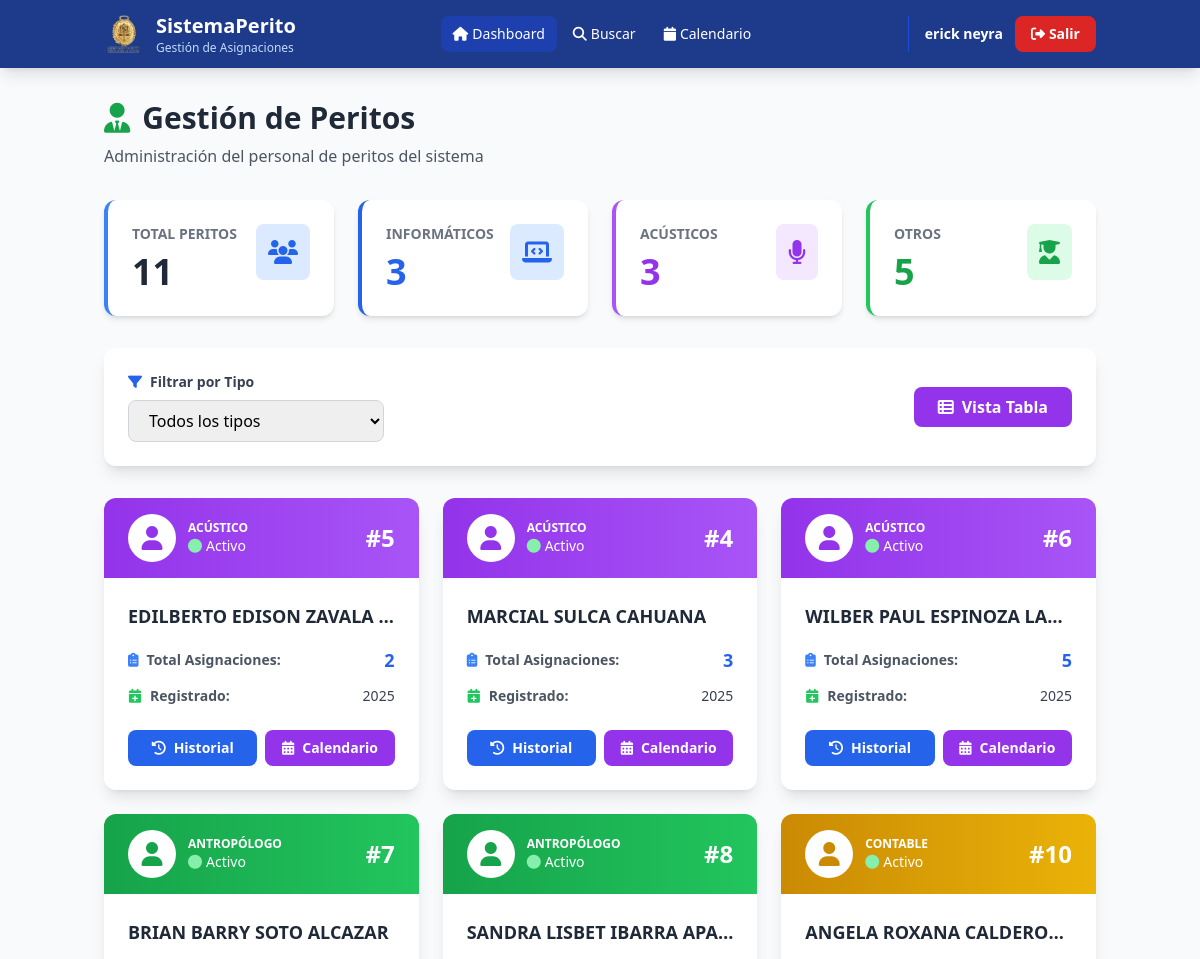
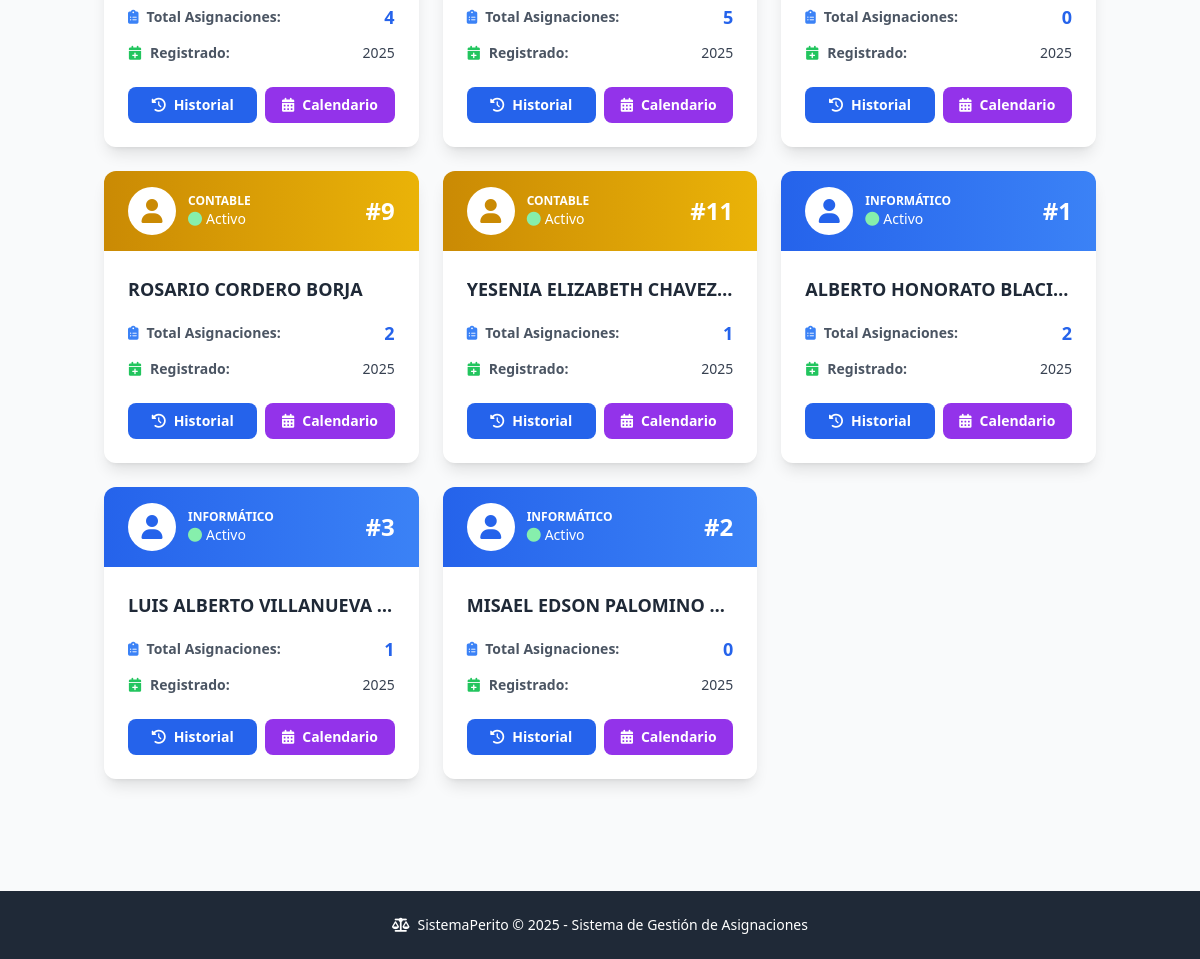
The page /peritos (signed in) on the database its author committed (2 pictures, top to bottom).
### tables this page shows
CREATE TABLE peritos (
            id INTEGER PRIMARY KEY AUTOINCREMENT,
            nombre_completo TEXT NOT NULL,
            tipo TEXT NOT NULL,
            estado TEXT DEFAULT 'Activo',
            fecha_creacion TIMESTAMP DEFAULT CURRENT_TIMESTAMP
        );

### app.py (the view)
@app.route('/peritos')
@login_required  # ← AGREGAR
def peritos():
    conn = sqlite3.connect('database.db')
    cursor = conn.cursor()
    cursor.execute('SELECT * FROM peritos ORDER BY tipo, nombre_completo')
    peritos_list = []
    for row in cursor.fetchall():
        cursor.execute('SELECT COUNT(*) FROM asignaciones WHERE perito_id = ?', (row[0],))
        total_asignaciones = cursor.fetchone()[0]
        peritos_list.append({
            'id': row[0],
            'nombre': row[1],
            'tipo': row[2],
            'estado': row[3],
            'total_asignaciones': total_asignaciones
        })
    conn.close()
    return render_template('core/peritos.html', peritos=peritos_list)

### app.py (called while the page is built)
def login_required(f):
    @wraps(f)
    def decorated_function(*args, **kwargs):
        if 'usuario_id' not in session:
            return redirect(url_for('login'))
        return f(*args, **kwargs)
    return decorated_function

### templates/core/peritos.html (shortened to what this page needs)
<!DOCTYPE html>
<html lang="es">
<head>
    <script src="https://cdn.tailwindcss.com"></script>
    <link rel="stylesheet" href="https://cdnjs.cloudflare.com/ajax/libs/font-awesome/6.4.0/css/all.min.css">
</head>
<body class="bg-gray-50">
    <nav class="bg-blue-900 text-white shadow-lg">
        <div class="container mx-auto px-4">
            <div class="flex justify-between items-center py-3">
                <div class="flex items-center space-x-3">
                    <img src="{{ url_for('static', filename='imagenes/logompo.png') }}" alt="Logo" class="w-10 h-10 object-contain">
                    <div class="hidden md:block">
                        <h1 class="text-xl font-bold">SistemaPerito</h1>
                        <p class="text-xs text-blue-200">Gestión de Asignaciones</p>
                    </div>
                </div>
                <div class="flex items-center space-x-1">
                    <a href="/" class="px-3 py-2 bg-blue-800 rounded-lg hover:bg-blue-700 transition text-sm">
                        <i class="fas fa-home mr-1"></i>Dashboard
                    </a>
                    <a href="/buscar" class="px-3 py-2 rounded-lg hover:bg-blue-800 transition text-sm">
                        <i class="fas fa-search mr-1"></i>Buscar
                    </a>
                    <a href="/calendario" class="px-3 py-2 rounded-lg hover:bg-blue-800 transition text-sm">
                        <i class="fas fa-calendar mr-1"></i>Calendario
                    </a>
                </div>
                <div class="flex items-center space-x-3 border-l border-blue-700 pl-4">
                    <div class="text-right hidden md:block">
                        <p class="text-sm font-semibold">{{ session.nombre_completo or session.usuario }}</p>
                    </div>
                    <a href="/logout" class="px-4 py-2 bg-red-600 rounded-lg hover:bg-red-700 transition text-sm font-semibold">
                        <i class="fas fa-sign-out-alt mr-1"></i>Salir
                    </a>
                </div>
            </div>
        </div>
    </nav>
    <div class="container mx-auto px-4 py-8">
        <div class="mb-8 fade-in">
            <h2 class="text-3xl font-bold text-gray-800 mb-2">
                <i class="fas fa-user-tie text-green-600 mr-3"></i>Gestión de Peritos
            </h2>
            <p class="text-gray-600">Administración del personal de peritos del sistema</p>
        </div>
        <div class="grid grid-cols-1 md:grid-cols-4 gap-6 mb-8">
            <div class="bg-white rounded-xl shadow-md p-6 border-l-4 border-blue-500 fade-in">
                <div class="flex justify-between items-start">
                    <div>
                        <p class="text-gray-500 text-sm font-semibold uppercase">Total Peritos</p>
                        <p class="text-4xl font-bold text-gray-800 mt-2" id="totalPeritos">{{ peritos|length }}</p>
                    </div>
                    <div class="bg-blue-100 p-3 rounded-lg">
                        <i class="fas fa-users text-2xl text-blue-600"></i>
                    </div>
                </div>
            </div>
            <div class="bg-white rounded-xl shadow-md p-6 border-l-4 border-blue-600 fade-in" style="animation-delay: 0.1s">
                <div class="flex justify-between items-start">
                    <div>
                        <p class="text-gray-500 text-sm font-semibold uppercase">Informáticos</p>
                        <p class="text-4xl font-bold text-blue-600 mt-2" id="totalInformaticos">0</p>
                    </div>
                    <div class="bg-blue-100 p-3 rounded-lg">
                        <i class="fas fa-laptop-code text-2xl text-blue-600"></i>
                    </div>
                </div>
            </div>
            <div class="bg-white rounded-xl shadow-md p-6 border-l-4 border-purple-500 fade-in" style="animation-delay: 0.2s">
                <div class="flex justify-between items-start">
                    <div>
                        <p class="text-gray-500 text-sm font-semibold uppercase">Acústicos</p>
                        <p class="text-4xl font-bold text-purple-600 mt-2" id="totalAcusticos">0</p>
                    </div>
                    <div class="bg-purple-100 p-3 rounded-lg">
                        <i class="fas fa-microphone text-2xl text-purple-600"></i>
                    </div>
                </div>
            </div>
            <div class="bg-white rounded-xl shadow-md p-6 border-l-4 border-green-500 fade-in" style="animation-delay: 0.3s">
                <div class="flex justify-between items-start">
                    <div>
                        <p class="text-gray-500 text-sm font-semibold uppercase">Otros</p>
                        <p class="text-4xl font-bold text-green-600 mt-2" id="totalOtros">0</p>
                    </div>
                    <div class="bg-green-100 p-3 rounded-lg">
                        <i class="fas fa-user-graduate text-2xl text-green-600"></i>
                    </div>
                </div>
            </div>
        </div>
        <div class="bg-white rounded-xl shadow-lg p-6 mb-8 fade-in">
            <div class="flex flex-col md:flex-row justify-between items-start md:items-center space-y-4 md:space-y-0">
                <div class="flex-1 w-full md:w-auto">
                    <label class="block text-sm font-semibold text-gray-700 mb-2">
                        <i class="fas fa-filter text-blue-600 mr-2"></i>Filtrar por Tipo
                    </label>
                    <select id="filtroTipo"
                            onchange="filtrarPeritos()"
                            class="w-full md:w-64 px-4 py-2 border border-gray-300 rounded-lg focus:ring-2 focus:ring-blue-500 transition">
                        <option value="">Todos los tipos</option>
                    </select>
                </div>
                <div class="flex space-x-3">
                    <button onclick="toggleVista()"
                            id="btnVista"
                            class="px-6 py-2 bg-purple-600 text-white font-semibold rounded-lg hover:bg-purple-700 transition">
                        <i class="fas fa-th-list mr-2"></i>Vista Tabla
                    </button>
                </div>
            </div>
        </div>
        <div id="vistaCards" class="grid grid-cols-1 md:grid-cols-2 lg:grid-cols-3 gap-6 mb-8">
            {% for perito in peritos %}
            <div class="perito-card bg-white rounded-xl shadow-lg overflow-hidden fade-in perito-item"
                 data-tipo="{{ perito.tipo }}"
                 style="animation-delay: {{ loop.index * 0.05 }}s">
                <div class="bg-gradient-to-r
                    {% if perito.tipo == 'Informático' %}from-blue-600 to-blue-500
                    {% elif perito.tipo == 'Acústico' %}from-purple-600 to-purple-500
                    {% elif perito.tipo == 'Antropólogo' %}from-green-600 to-green-500
                    {% else %}from-yellow-600 to-yellow-500{% endif %}
                    px-6 py-4">
                    <div class="flex items-center justify-between">
                        <div class="flex items-center space-x-3">
                            <div class="w-12 h-12 bg-white rounded-full flex items-center justify-center">
                                <i class="fas fa-user text-2xl
                                    {% if perito.tipo == 'Informático' %}text-blue-600
                                    {% elif perito.tipo == 'Acústico' %}text-purple-600
                                    {% elif perito.tipo == 'Antropólogo' %}text-green-600
                                    {% else %}text-yellow-600{% endif %}"></i>
                            </div>
                            <div>
                                <p class="text-white text-xs font-semibold uppercase">{{ perito.tipo }}</p>
                                <p class="text-white text-sm">
                                    {% if perito.estado == 'Activo' %}
                                        <i class="fas fa-circle text-green-300 mr-1"></i>Activo
                                    {% else %}
                                        <i class="fas fa-circle text-red-300 mr-1"></i>Inactivo
                                    {% endif %}
                                </p>
                            </div>
                        </div>
                        <div class="text-white text-2xl font-bold">
                            #{{ perito.id }}
                        </div>
                    </div>
                </div>
                <div class="p-6">
                    <h3 class="text-lg font-bold text-gray-800 mb-4 truncate" title="{{ perito.nombre }}">
                        {{ perito.nombre }}
                    </h3>
                    <div class="space-y-3">
                        <div class="flex justify-between items-center">
                            <span class="text-sm text-gray-600 font-semibold">
                                <i class="fas fa-clipboard-list text-blue-500 mr-2"></i>Total Asignaciones:
                            </span>
                            <span class="text-lg font-bold text-blue-600">{{ perito.total_asignaciones }}</span>
                        </div>
                        <div class="flex justify-between items-center">
                            <span class="text-sm text-gray-600 font-semibold">
                                <i class="fas fa-calendar-plus text-green-500 mr-2"></i>Registrado:
                            </span>
                            <span class="text-sm text-gray-700">{{ perito.fecha_creacion or '2025' }}</span>
                        </div>
                    </div>
                    <div class="mt-6 flex space-x-2">
                        <button onclick="verHistorial({{ perito.id }}, '{{ perito.nombre }}')"
                                class="flex-1 px-4 py-2 bg-blue-600 text-white rounded-lg hover:bg-blue-700 transition text-sm font-semibold">
                            <i class="fas fa-history mr-2"></i>Historial
                        </button>
                        <button onclick="verCalendario({{ perito.id }}, '{{ perito.nombre }}')"
                                class="flex-1 px-4 py-2 bg-purple-600 text-white rounded-lg hover:bg-purple-700 transition text-sm font-semibold">
                            <i class="fas fa-calendar-alt mr-2"></i>Calendario
                        </button>
                    </div>
                </div>
            </div>
            {% endfor %}
        </div>
    </div>
    <footer class="bg-gray-800 text-white mt-12 py-6">
        <div class="container mx-auto px-4 text-center">
            <p class="text-sm">
                <i class="fas fa-balance-scale mr-2"></i>SistemaPerito © 2025 - Sistema de Gestión de Asignaciones
            </p>
        </div>
    </footer>
</body>
</html>

### templates/core/peritos.html (style rules this page uses)
.fade-in { animation: fadeIn 0.5s ease-out; }
.perito-card { transition: all 0.3s ease; }

### rows shown on the page
peritos: tipo "ACÚSTICO", estado "Activo" (drawn), id "5", nombre "EDILBERTO EDISON ZAVALA…", total_asignaciones "2", fecha_creacion "2025"
peritos: tipo "ACÚSTICO", estado "Activo" (drawn), id "4", nombre "MARCIAL SULCA CAHUANA", total_asignaciones "3", fecha_creacion "2025"
peritos: tipo "ACÚSTICO", estado "Activo" (drawn), id "6", nombre "WILBER PAUL ESPINOZA LA…", total_asignaciones "5", fecha_creacion "2025"
peritos: tipo "ANTROPÓLOGO", estado "Activo" (drawn), id "7", nombre "BRIAN BARRY SOTO ALCAZAR", total_asignaciones "4", fecha_creacion "2025"
peritos: tipo "ANTROPÓLOGO", estado "Activo" (drawn), id "8", nombre "SANDRA LISBET IBARRA APA…", total_asignaciones "5", fecha_creacion "2025"
peritos: tipo "CONTABLE", estado "Activo" (drawn), id "10", nombre "ANGELA ROXANA CALDERO…", total_asignaciones "0", fecha_creacion "2025"
peritos: tipo "CONTABLE", estado "Activo" (drawn), id "9", nombre "ROSARIO CORDERO BORJA", total_asignaciones "2", fecha_creacion "2025"
peritos: tipo "CONTABLE", estado "Activo" (drawn), id "11", nombre "YESENIA ELIZABETH CHAVEZ…", total_asignaciones "1", fecha_creacion "2025"
peritos: tipo "INFORMÁTICO", estado "Activo" (drawn), id "1", nombre "ALBERTO HONORATO BLACI…", total_asignaciones "2", fecha_creacion "2025"
peritos: tipo "INFORMÁTICO", estado "Activo" (drawn), id "3", nombre "LUIS ALBERTO VILLANUEVA…", total_asignaciones "1", fecha_creacion "2025"
peritos: tipo "INFORMÁTICO", estado "Activo" (drawn), id "2", nombre "MISAEL EDSON PALOMINO…", total_asignaciones "0", fecha_creacion "2025"

### other values the page prints
{{ session.nombre_completo or session.usuario }} "erick neyra"
{{ peritos|length }} "11"
